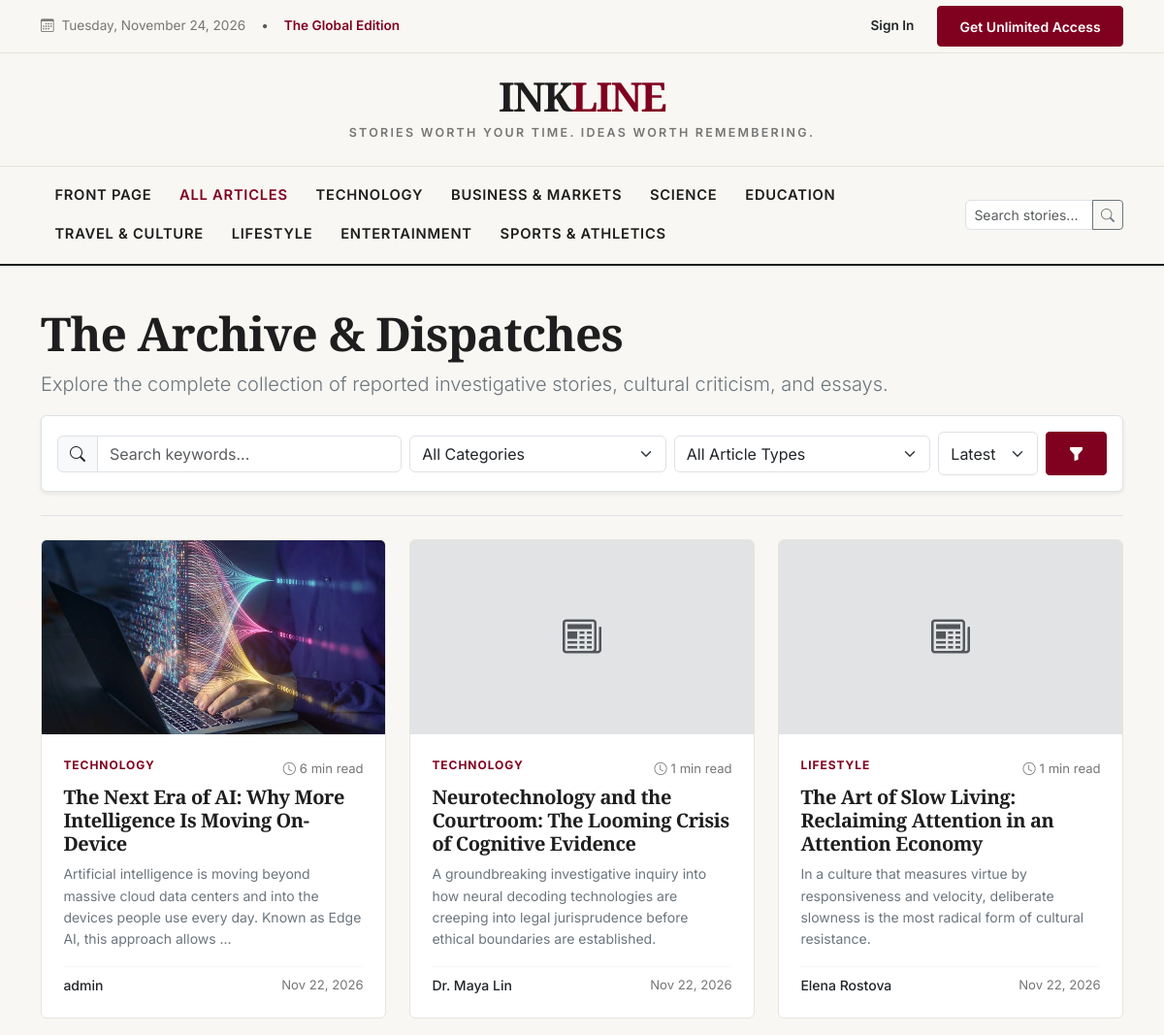
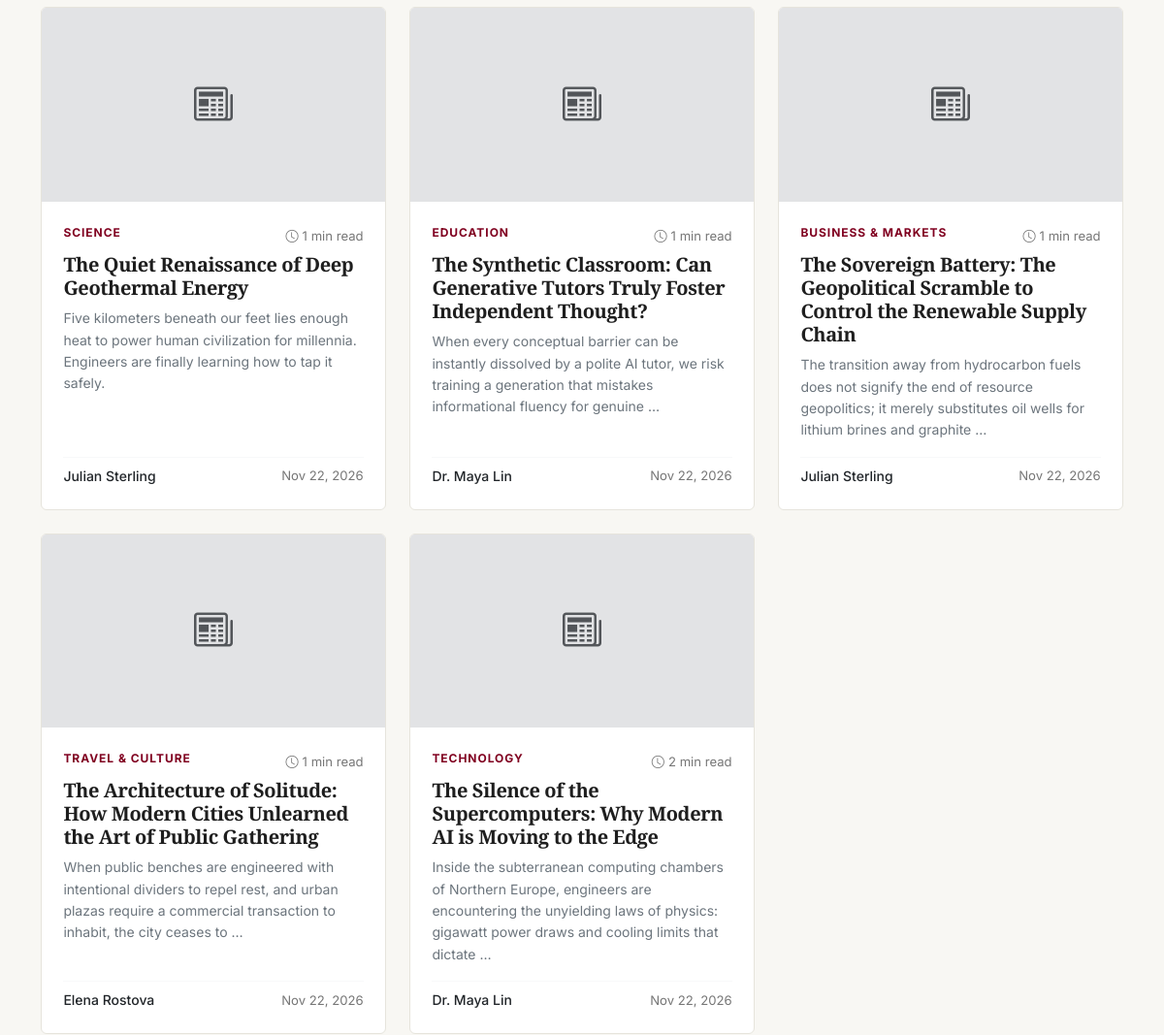
/articles/ (upper part), run on an earlier commit of the app's database (2 pictures, top to bottom).
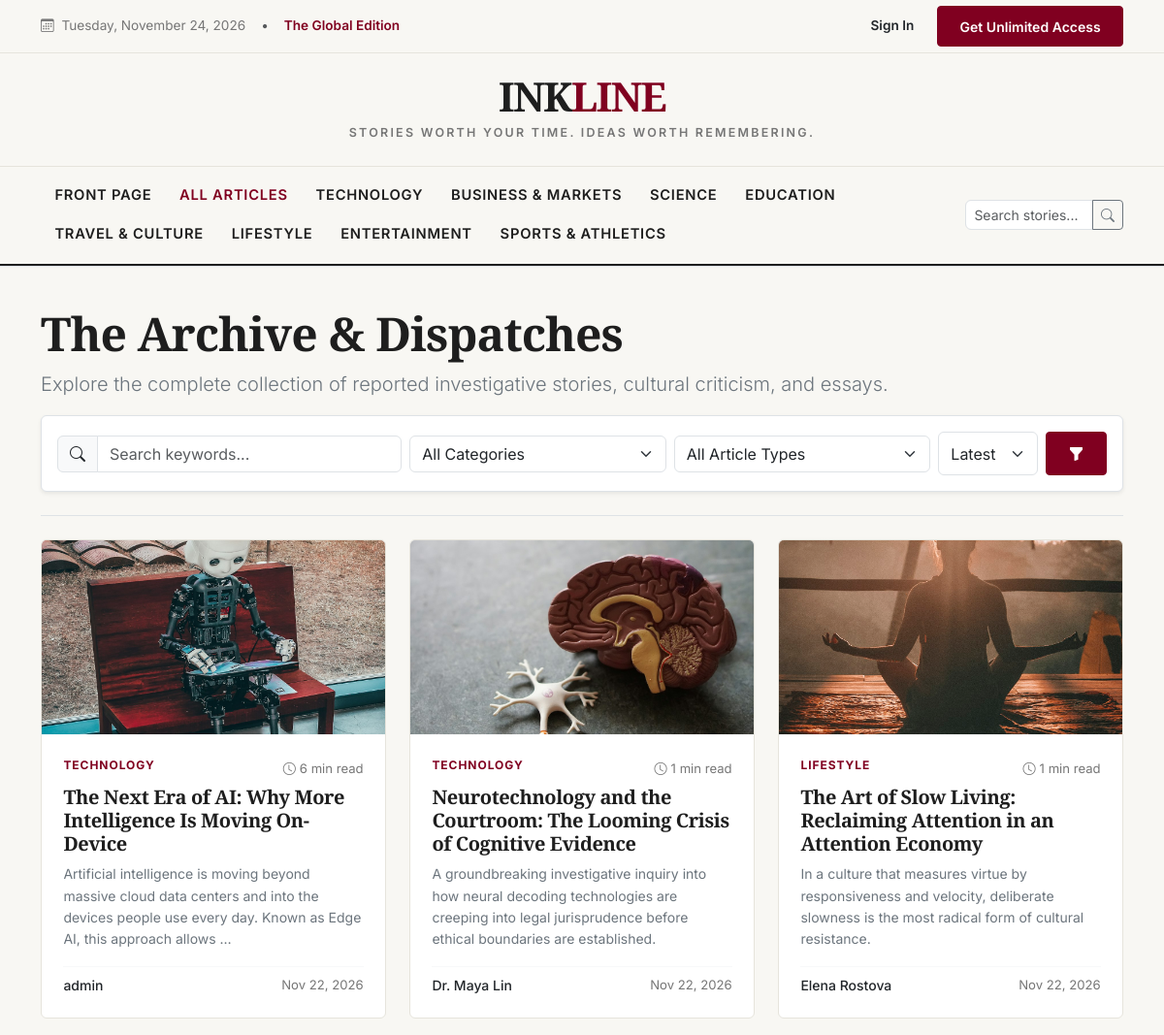
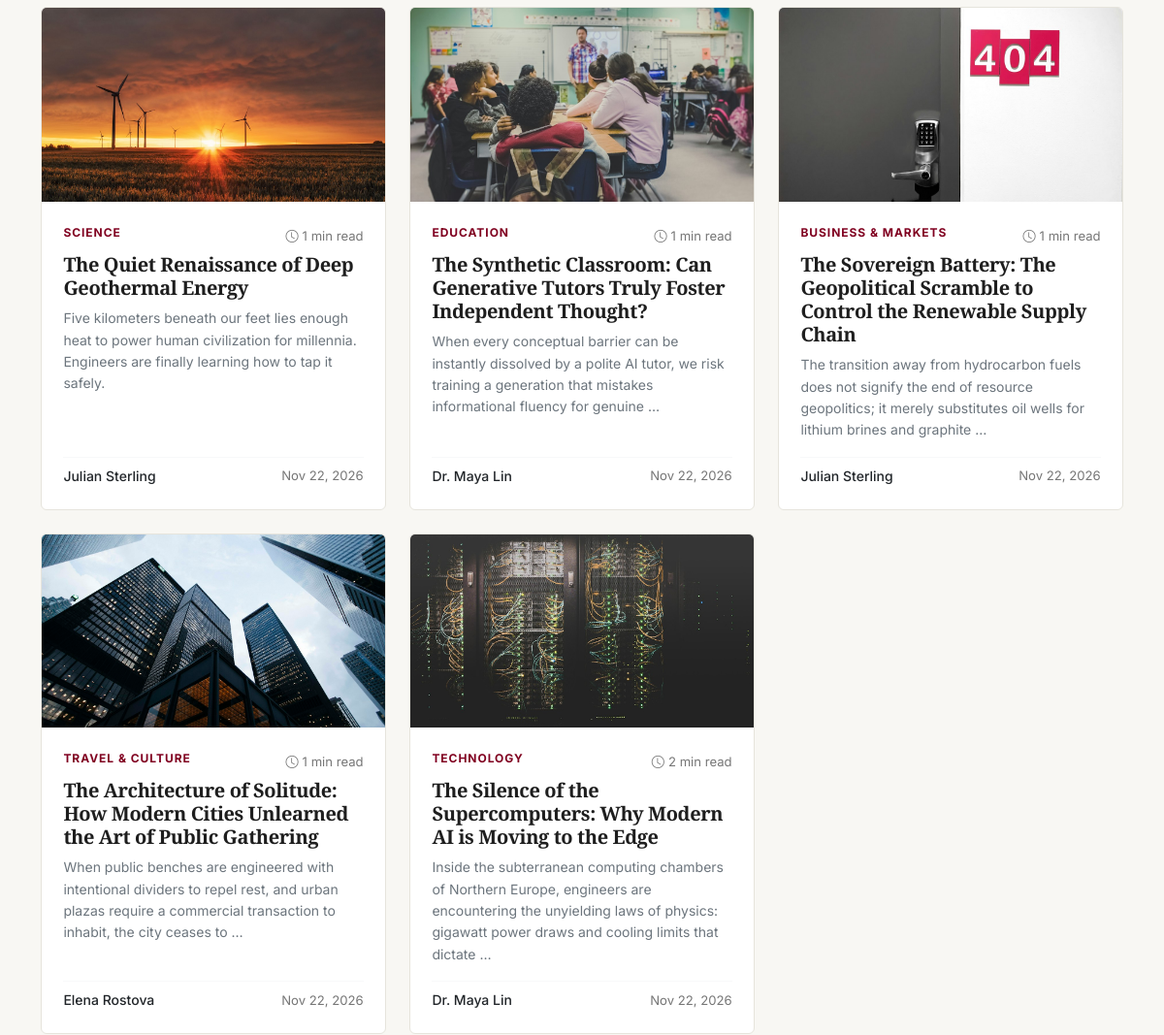
And on a later commit of the database (2 pictures, top to bottom).
### articles/models.py (models this page shows, shortened)
class Category(models.Model):
    name = models.CharField(max_length=100, unique=True)
    slug = models.SlugField(max_length=120, unique=True)
    description = models.TextField(blank=True)
    icon = models.CharField(max_length=50, default='bi-newspaper', help_text='Bootstrap Icon class')
    accent_color = models.CharField(max_length=30, default='#800020', help_text='Hex color code')
    order = models.PositiveIntegerField(default=0)
    is_active = models.BooleanField(default=True)
    class Meta:
        verbose_name_plural = 'Categories'
        ordering = ['order', 'name']

class Article(models.Model):
    class ArticleType(models.TextChoices):
        NEWS = 'NEWS', 'News'
        OPINION = 'OPINION', 'Opinion'
        FEATURE = 'FEATURE', 'Feature Story'
        EDITORIAL = 'EDITORIAL', 'Editorial'
        INTERVIEW = 'INTERVIEW', 'Interview'
        LONGFORM = 'LONGFORM', 'Long-form Investigation'
    class ArticleStatus(models.TextChoices):
        DRAFT = 'DRAFT', 'Draft'
        SUBMITTED = 'SUBMITTED', 'Submitted for Review'
        CHANGES_REQUESTED = 'CHANGES_REQUESTED', 'Changes Requested'
        APPROVED = 'APPROVED', 'Approved'
        SCHEDULED = 'SCHEDULED', 'Scheduled'
        PUBLISHED = 'PUBLISHED', 'Published'
        REJECTED = 'REJECTED', 'Rejected'
        ARCHIVED = 'ARCHIVED', 'Archived'
    title = models.CharField(max_length=255)
    subtitle = models.CharField(max_length=350, blank=True)
    slug = models.SlugField(max_length=280, unique=True, db_index=True)
    author = models.ForeignKey(settings.AUTH_USER_MODEL, on_delete=models.CASCADE, related_name='articles')
    category = models.ForeignKey(Category, on_delete=models.PROTECT, related_name='articles')
    tags = models.ManyToManyField(Tag, blank=True, related_name='articles')
    article_type = models.CharField(max_length=20, choices=ArticleType.choices, default=ArticleType.NEWS)
    excerpt = models.TextField(max_length=600, help_text='Short teaser shown to public visitors.')
    content = models.TextField(help_text='Full article content. Protected server-side.')
    cover_image = models.ImageField(upload_to='article_covers/', blank=True, null=True)
    cover_caption = models.CharField(max_length=255, blank=True)
    cover_credit = models.CharField(max_length=150, blank=True)
    status = models.CharField(max_length=20, choices=ArticleStatus.choices, default=ArticleStatus.DRAFT, db_index=True)
    word_count = models.PositiveIntegerField(default=0)
    estimated_reading_time = models.PositiveIntegerField(default=1, help_text='Estimated reading time in minutes')
    views_count = models.PositiveIntegerField(default=0)
    is_featured = models.BooleanField(default=False, help_text='Show in top featured hero banner')
    is_editors_pick = models.BooleanField(default=False, help_text='Show in Editor\'s Picks carousel')
    is_trending = models.BooleanField(default=False, help_text='Manually flag or algorithmically elevated')
    sources = models.TextField(blank=True, help_text='Optional primary sources or citations')
    created_at = models.DateTimeField(auto_now_add=True)
    updated_at = models.DateTimeField(auto_now=True)
    scheduled_at = models.DateTimeField(null=True, blank=True)
    published_at = models.DateTimeField(null=True, blank=True, db_index=True)
    class Meta:
        ordering = ['-published_at', '-created_at']

### accounts/models.py (models this page shows, shortened)
class CustomUser(AbstractUser):
    class Role(models.TextChoices):
        READER = 'READER', 'Reader'
        AUTHOR = 'AUTHOR', 'Author'
        ADMIN = 'ADMIN', 'Administrator'
    email = models.EmailField(unique=True, verbose_name='Email Address')
    role = models.CharField(max_length=20, choices=Role.choices, default=Role.READER)
    is_email_verified = models.BooleanField(default=False)
    email_verification_token = models.CharField(max_length=100, blank=True, null=True)
    created_at = models.DateTimeField(default=timezone.now)
    USERNAME_FIELD = 'username'
    REQUIRED_FIELDS = ['email']

class AuthorProfile(models.Model):
    user = models.OneToOneField(CustomUser, on_delete=models.CASCADE, related_name='author_profile')
    pen_name = models.CharField(max_length=100, blank=True)
    tagline = models.CharField(max_length=200, blank=True, help_text="e.g. Senior Investigative Tech Reporter")
    bio = models.TextField(blank=True)
    profile_picture = models.ImageField(upload_to='author_profiles/', blank=True, null=True)
    writing_interests = models.CharField(max_length=300, blank=True, help_text="e.g. Artificial Intelligence, Climate Science, Geopolitics")
    website_url = models.URLField(blank=True, null=True)
    twitter_handle = models.CharField(max_length=50, blank=True)
    linkedin_url = models.URLField(blank=True, null=True)
    is_approved = models.BooleanField(default=False)
    is_suspended = models.BooleanField(default=False)
    approved_at = models.DateTimeField(null=True, blank=True)
    created_at = models.DateTimeField(auto_now_add=True)
    updated_at = models.DateTimeField(auto_now=True)
    def display_name(self):
        if self.pen_name:
            return self.pen_name
        full = f"{self.user.first_name} {self.user.last_name}".strip()
        return full if full else self.user.username

### articles/views.py (the view, shortened to what this page needs)
# urls.py: path('', views.article_list_view, name='article_list'),
def article_list_view(request):
    now = timezone.now()
    articles_qs = Article.objects.filter(
        status=Article.ArticleStatus.PUBLISHED,
        published_at__lte=now
    ).select_related('author', 'category', 'author__author_profile').prefetch_related('tags')
    category_slug = request.GET.get('category')
    selected_category = None
    if category_slug:
        selected_category = get_object_or_404(Category, slug=category_slug)
        articles_qs = articles_qs.filter(category=selected_category)
    article_type = request.GET.get('type')
    if article_type:
        articles_qs = articles_qs.filter(article_type=article_type)
    search_query = request.GET.get('q', '').strip()
    sort = request.GET.get('sort', 'latest')
    if sort == 'popular':
        articles_qs = articles_qs.order_by('-views_count', '-published_at')
    else:
        articles_qs = articles_qs.order_by('-published_at')
    paginator = Paginator(articles_qs, 9)
    page_number = request.GET.get('page')
    page_obj = paginator.get_page(page_number)
    return render(request, 'articles/list.html', {
        'page_obj': page_obj,
        'selected_category': selected_category,
        'selected_type': article_type,
        'sort': sort,
        'search_query': search_query,
        'article_types': Article.ArticleType.choices,
    })

### templates/articles/list.html (shortened to what this page needs)
{% extends 'base.html' %}
{% load static %}
{% block content %}
<div class="container py-4">
    <div class="border-bottom pb-4 mb-4">
        <h1 class="font-serif fw-bold display-5 mb-2">The Archive & Dispatches</h1>
        <p class="text-secondary lead">Explore the complete collection of reported investigative stories, cultural criticism, and essays.</p>
        <form method="GET" action="{% url 'article_list' %}" class="bg-white p-3 border rounded shadow-sm">
            <div class="row g-2 align-items-center">
                <div class="col-md-4">
                    <div class="input-group">
                        <span class="input-group-text bg-light"><i class="bi bi-search"></i></span>
                        <input type="text" name="q" class="form-control" placeholder="Search keywords..." value="{{ search_query }}">
                    </div>
                </div>
                <div class="col-6 col-md-3">
                    <select name="category" class="form-select">
                        <option value="">All Categories</option>
                    </select>
                </div>
                <div class="col-6 col-md-3">
                    <select name="type" class="form-select">
                        <option value="">All Article Types</option>
                    </select>
                </div>
                <div class="col-md-2 d-flex gap-2">
                    <select name="sort" class="form-select">
                        <option value="latest" {% if sort == 'latest' %}selected{% endif %}>Latest</option>
                    </select>
                    <button type="submit" class="btn btn-ink-primary"><i class="bi bi-funnel-fill"></i></button>
                </div>
            </div>
        </form>
    </div>
    <div class="row g-4 mb-5">
        {% for article in page_obj %}
            <div class="col-md-6 col-lg-4">
                {% include 'components/article_card.html' with article=article %}
            </div>
        {% endfor %}
    </div>
</div>
{% endblock %}

### templates/components/navbar.html
<header class="border-bottom">
    <div class="ink-topbar">
        <div class="container d-flex justify-content-between align-items-center flex-wrap gap-2">
            <div class="d-flex align-items-center gap-3">
                <span><i class="bi bi-calendar3 me-1"></i> {% now "l, F j, Y" %}</span>
                <span class="d-none d-md-inline text-muted">•</span>
                <span class="d-none d-md-inline fw-semibold text-burgundy">The Global Edition</span>
            </div>
            <div class="d-flex align-items-center gap-3">
                {% if user.is_authenticated %}
                    <a href="{% url 'reader_notifications' %}" class="text-decoration-none text-dark position-relative">
                        <i class="bi bi-bell fs-6"></i>
                        {% if unread_notifications_count > 0 %}
                            <span class="position-absolute top-0 start-100 translate-middle badge rounded-pill bg-danger" style="font-size: 0.65rem;">
                                {{ unread_notifications_count }}
                            </span>
                        {% endif %}
                    </a>
                    <div class="dropdown">
                        <a href="#" class="d-flex align-items-center text-dark text-decoration-none dropdown-toggle fw-medium" id="userMenu" data-bs-toggle="dropdown" aria-expanded="false">
                            <i class="bi bi-person-circle fs-5 me-1 text-burgundy"></i>
                            <span>{{ user.first_name|default:user.username }}</span>
                        </a>
                        <ul class="dropdown-menu dropdown-menu-end shadow-sm" aria-labelledby="userMenu">
                            <li class="px-3 py-1 text-muted small border-bottom mb-1">
                                Signed in as <strong>@{{ user.username }}</strong><br>
                                <span class="badge bg-secondary">{{ user.get_role_display }}</span>
                            </li>
                            <li><a class="dropdown-item" href="{% url 'reader_overview' %}"><i class="bi bi-journal-bookmark me-2"></i> Reader Dashboard</a></li>
                            {% if user.is_author or user.is_staff or user.is_superuser %}
                                <li><a class="dropdown-item" href="{% url 'author_overview' %}"><i class="bi bi-pen me-2"></i> Author Studio</a></li>
                                <li><a class="dropdown-item" href="{% url 'author_article_create' %}"><i class="bi bi-plus-circle me-2"></i> Write a Story</a></li>
                            {% else %}
                                <li><a class="dropdown-item" href="{% url 'author_application' %}"><i class="bi bi-feather me-2 text-burgundy"></i> Become an Author</a></li>
                            {% endif %}
                            {% if user.is_staff or user.is_superuser or user.role == 'ADMIN' %}
                                <li><hr class="dropdown-divider"></li>
                                <li><a class="dropdown-item text-danger fw-semibold" href="{% url 'admin_overview' %}"><i class="bi bi-shield-lock me-2"></i> Admin Portal</a></li>
                            {% endif %}
                            <li><hr class="dropdown-divider"></li>
                            <li><a class="dropdown-item" href="{% url 'profile_settings' %}"><i class="bi bi-gear me-2"></i> Account Settings</a></li>
                            <li><a class="dropdown-item text-muted" href="{% url 'logout' %}"><i class="bi bi-box-arrow-right me-2"></i> Sign Out</a></li>
                        </ul>
                    </div>
                {% else %}
                    <a href="{% url 'login' %}" class="text-decoration-none fw-semibold text-dark me-2">Sign In</a>
                    <a href="{% url 'register' %}" class="btn btn-sm btn-ink-primary">Get Unlimited Access</a>
                {% endif %}
            </div>
        </div>
    </div>
    <div class="container text-center py-4">
        <a href="{% url 'homepage' %}" class="ink-brand">
            INK<span>LINE</span>
        </a>
        <div class="ink-tagline">Stories worth your time. Ideas worth remembering.</div>
    </div>
    <nav class="ink-navbar">
        <div class="container d-flex justify-content-between align-items-center">
            <div class="d-flex align-items-center flex-wrap overflow-x-auto py-1">
                <a class="ink-nav-link {% if request.path == '/' %}active{% endif %}" href="{% url 'homepage' %}">Front Page</a>
                <a class="ink-nav-link {% if request.path == '/articles/' and not request.GET.category %}active{% endif %}" href="{% url 'article_list' %}">All Articles</a>
                {% for category in global_categories %}
                    <a class="ink-nav-link {% if request.resolver_match.kwargs.slug == category.slug %}active{% endif %}" href="{% url 'category_detail' category.slug %}">
                        {{ category.name }}
                    </a>
                {% endfor %}
            </div>
            <form action="{% url 'search' %}" method="GET" class="d-none d-lg-flex align-items-center ms-3" style="max-width: 240px;">
                <div class="input-group input-group-sm">
                    <input type="text" name="q" class="form-control rounded-start" placeholder="Search stories..." value="{{ request.GET.q }}">
                    <button class="btn btn-outline-secondary" type="submit"><i class="bi bi-search"></i></button>
                </div>
            </form>
        </div>
    </nav>
</header>

### templates/components/article_card.html (shortened to what this page needs)
<div class="article-card">
    <div class="img-wrapper">
        <a href="{% url 'article_detail' article.slug %}">
            {% if article.cover_image %}
                <img src="{{ article.cover_image.url }}" alt="{{ article.title }}" loading="lazy">
            {% else %}
                <div class="d-flex align-items-center justify-content-center h-100 bg-secondary-subtle text-muted">
                    <i class="bi bi-newspaper fs-1"></i>
                </div>
            {% endif %}
        </a>
    </div>
    <div class="card-body">
        <div class="d-flex justify-content-between align-items-center mb-1">
            <a href="{% url 'category_detail' article.category.slug %}" class="category-badge">
                {{ article.category.name }}
            </a>
            <span class="meta-text"><i class="bi bi-clock me-1"></i>{{ article.estimated_reading_time }} min read</span>
        </div>
        <h5 class="card-title font-serif fw-bold mb-2">
            <a href="{% url 'article_detail' article.slug %}" class="article-title-link">
                {{ article.title }}
            </a>
        </h5>
        <p class="card-text text-secondary small flex-grow-1">
            {{ article.excerpt|truncatewords:24 }}
        </p>
        <div class="d-flex justify-content-between align-items-center pt-2 mt-auto border-top border-light">
            <div class="d-flex align-items-center gap-2">
                <a href="{% url 'author_public_profile' article.author.username %}" class="text-decoration-none text-dark fw-medium small">
                    {{ article.author.author_profile.display_name|default:article.author.username }}
                </a>
            </div>
            <div class="d-flex align-items-center gap-2">
                <span class="meta-text">{{ article.published_at|date:"M j, Y" }}</span>
            </div>
        </div>
    </div>
</div>

What changed in the data, as far as the page shows it:
changed Article "The Next Era of AI: Why More Intelligence Is Moving On-Device": cover_image: a different picture
changed Article "Neurotechnology and the Courtroom: The Looming Crisis of Cognitive Evidence": cover_image: picture added
changed Article "The Art of Slow Living: Reclaiming Attention in an Attention Economy": cover_image: picture added
changed Article "The Quiet Renaissance of Deep Geothermal Energy": cover_image: picture added
changed Article "The Synthetic Classroom: Can Generative Tutors Truly Foster Independent Thought?": cover_image: picture added
changed Article "BUSINESS & MARKETS": cover_image: picture added
changed Article "TRAVEL & CULTURE": cover_image: picture added
changed Article "The Silence of the Supercomputers: Why Modern AI is Moving to the Edge": cover_image: picture added
